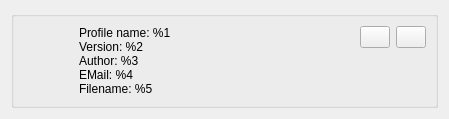
<?xml version="1.0" encoding="UTF-8"?>
<ui version="4.0">
 <class>ProfileWidget</class>
 <widget class="QWidget" name="ProfileWidget">
  <property name="geometry">
   <rect>
    <x>0</x>
    <y>0</y>
    <width>449</width>
    <height>110</height>
   </rect>
  </property>
  <property name="windowTitle">
   <string>Form</string>
  </property>
  <layout class="QGridLayout" name="gridLayout">
   <item row="0" column="0">
    <widget class="QGroupBox" name="groupBox">
     <property name="title">
      <string/>
     </property>
     <layout class="QGridLayout" name="gridLayout_2">
      <item row="0" column="0">
       <widget class="QLabel" name="icon">
        <property name="sizePolicy">
         <sizepolicy hsizetype="Maximum" vsizetype="Minimum">
          <horstretch>0</horstretch>
          <verstretch>0</verstretch>
         </sizepolicy>
        </property>
        <property name="minimumSize">
         <size>
          <width>50</width>
          <height>0</height>
         </size>
        </property>
        <property name="maximumSize">
         <size>
          <width>35</width>
          <height>16777215</height>
         </size>
        </property>
        <property name="text">
         <string/>
        </property>
        <property name="pixmap">
         <pixmap resource="../data/data.qrc">:/profiles.png</pixmap>
        </property>
        <property name="alignment">
         <set>Qt::AlignLeading|Qt::AlignLeft|Qt::AlignVCenter</set>
        </property>
       </widget>
      </item>
      <item row="0" column="1">
       <layout class="QVBoxLayout" name="verticalLayout">
        <item>
         <widget class="QLabel" name="info">
          <property name="text">
           <string>&lt;!DOCTYPE HTML PUBLIC &quot;-//W3C//DTD HTML 4.0//EN&quot; &quot;http://www.w3.org/TR/REC-html40/strict.dtd&quot;&gt;
&lt;html&gt;&lt;head&gt;&lt;meta name=&quot;qrichtext&quot; content=&quot;1&quot; /&gt;&lt;style type=&quot;text/css&quot;&gt;
p, li { white-space: pre-wrap; }
&lt;/style&gt;&lt;/head&gt;&lt;body style=&quot; font-family:'Sans Serif'; font-size:9pt; font-weight:400; font-style:normal;&quot;&gt;
&lt;p style=&quot; margin-top:0px; margin-bottom:0px; margin-left:0px; margin-right:0px; -qt-block-indent:0; text-indent:0px;&quot;&gt;Profile name: %1&lt;/p&gt;
&lt;p style=&quot; margin-top:0px; margin-bottom:0px; margin-left:0px; margin-right:0px; -qt-block-indent:0; text-indent:0px;&quot;&gt;Version: %2&lt;br /&gt;Author: %3&lt;/p&gt;
&lt;p style=&quot; margin-top:0px; margin-bottom:0px; margin-left:0px; margin-right:0px; -qt-block-indent:0; text-indent:0px;&quot;&gt;EMail: %4&lt;/p&gt;
&lt;p style=&quot; margin-top:0px; margin-bottom:0px; margin-left:0px; margin-right:0px; -qt-block-indent:0; text-indent:0px;&quot;&gt;Filename: %5&lt;/p&gt;&lt;/body&gt;&lt;/html&gt;</string>
          </property>
          <property name="wordWrap">
           <bool>false</bool>
          </property>
         </widget>
        </item>
        <item>
         <spacer name="verticalSpacer_2">
          <property name="orientation">
           <enum>Qt::Vertical</enum>
          </property>
          <property name="sizeHint" stdset="0">
           <size>
            <width>0</width>
            <height>0</height>
           </size>
          </property>
         </spacer>
        </item>
       </layout>
      </item>
      <item row="0" column="3">
       <layout class="QVBoxLayout" name="verticalLayout_2">
        <item>
         <layout class="QHBoxLayout" name="horizontalLayout">
          <property name="topMargin">
           <number>0</number>
          </property>
          <item>
           <spacer name="horizontalSpacer_2">
            <property name="orientation">
             <enum>Qt::Horizontal</enum>
            </property>
            <property name="sizeType">
             <enum>QSizePolicy::Maximum</enum>
            </property>
            <property name="sizeHint" stdset="0">
             <size>
              <width>0</width>
              <height>0</height>
             </size>
            </property>
           </spacer>
          </item>
          <item>
           <widget class="QPushButton" name="runToolkit">
            <property name="sizePolicy">
             <sizepolicy hsizetype="Minimum" vsizetype="Minimum">
              <horstretch>0</horstretch>
              <verstretch>0</verstretch>
             </sizepolicy>
            </property>
            <property name="maximumSize">
             <size>
              <width>30</width>
              <height>30</height>
             </size>
            </property>
            <property name="toolTip">
             <string>Run Wiimotedev-Toolkit for this wiiremote</string>
            </property>
            <property name="text">
             <string/>
            </property>
            <property name="icon">
             <iconset resource="../../toolkit/data/data.qrc">
              <normaloff>:/led_on.png</normaloff>:/led_on.png</iconset>
            </property>
            <property name="iconSize">
             <size>
              <width>22</width>
              <height>22</height>
             </size>
            </property>
           </widget>
          </item>
          <item>
           <widget class="QPushButton" name="disconnectWiimote">
            <property name="sizePolicy">
             <sizepolicy hsizetype="Minimum" vsizetype="Minimum">
              <horstretch>0</horstretch>
              <verstretch>0</verstretch>
             </sizepolicy>
            </property>
            <property name="maximumSize">
             <size>
              <width>30</width>
              <height>30</height>
             </size>
            </property>
            <property name="toolTip">
             <string>Disconnect this device</string>
            </property>
            <property name="text">
             <string/>
            </property>
            <property name="icon">
             <iconset resource="../data/data.qrc">
              <normaloff>:/toolkit.png</normaloff>:/toolkit.png</iconset>
            </property>
            <property name="iconSize">
             <size>
              <width>22</width>
              <height>22</height>
             </size>
            </property>
           </widget>
          </item>
         </layout>
        </item>
        <item>
         <spacer name="verticalSpacer">
          <property name="orientation">
           <enum>Qt::Vertical</enum>
          </property>
          <property name="sizeHint" stdset="0">
           <size>
            <width>0</width>
            <height>0</height>
           </size>
          </property>
         </spacer>
        </item>
       </layout>
      </item>
      <item row="0" column="2">
       <spacer name="horizontalSpacer">
        <property name="orientation">
         <enum>Qt::Horizontal</enum>
        </property>
        <property name="sizeHint" stdset="0">
         <size>
          <width>0</width>
          <height>0</height>
         </size>
        </property>
       </spacer>
      </item>
     </layout>
    </widget>
   </item>
  </layout>
 </widget>
 <resources>
  <include location="../data/data.qrc"/>
  <include location="../../toolkit/data/data.qrc"/>
 </resources>
 <connections/>
</ui>
